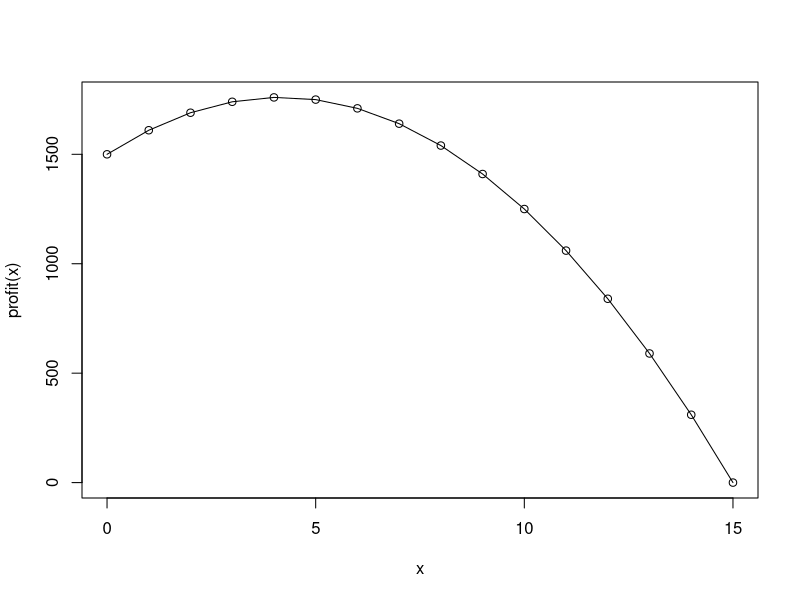
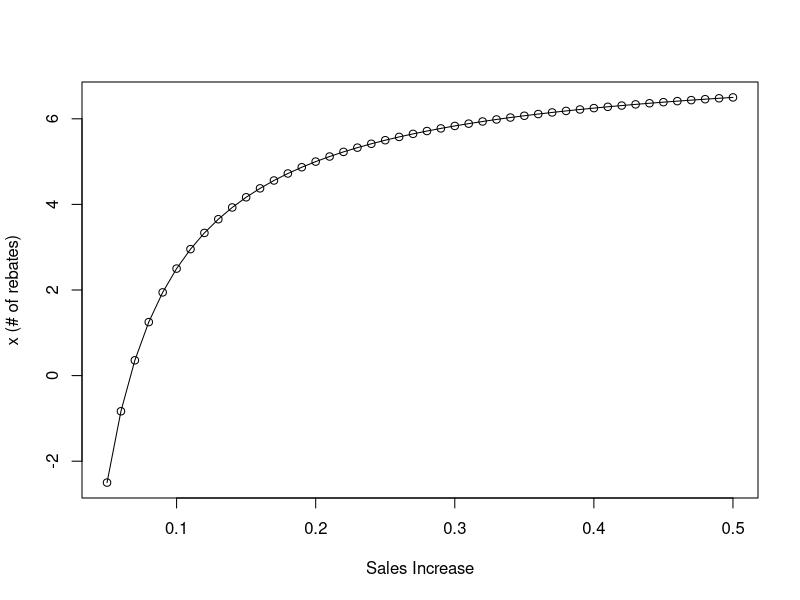

The R source for these figures, in order:
fprime = function (f,a,h=0.0001){(f(a+h)-f(a-h))/(2*h)}
bisection = function(f,a,b,tol=0.0001){
  if (f(a)*f(b) > 0){
    return ("Boundary Conditions Not Met")
  }
  else{
    middle = a
    while (abs(f(middle))>tol){
      middle = (a+b)/2
      if (f(middle)*f(a)>0) (a = middle)
      else (b = middle)
      x=middle
      y=f(middle)
      ## if you want to "see" what happens at every step, take off the # of the next line ##
      #cat(sprintf("x-Val: %.4f ; f(x-val): %.4f\n",x,y))
    }
    return (middle)
  }
}

profit = function (x){
  return((1500-100*x)*(1+.15*x))
}
x = seq(0,15,1)
plot(x,profit(x),type="o")

dProfit = function(x){fprime(profit,x)}
bisection(dProfit,0,20)

sales = seq(0.05,0.5,0.01)
ans = 0
ans.profit=0
for (i in 1:length(sales)){
  profit = function (x){
    return((1500-100*x)*(1+sales[i]*x))
  }
  dProfit = function(x){fprime(profit,x)}
  ans[i] = bisection(dProfit,-10,20)    
  ans.profit[i]=profit(ans[i])
}
result = data.frame(salesIncrease=sales,optimalRebate=ans,profit=ans.profit)
print(result)
plot(sales,ans,"o",xlab="Sales Increase",ylab="x (# of rebates)")